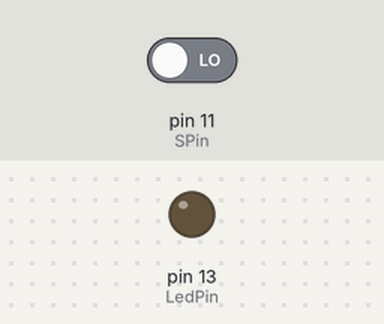
A sketch run on a simulated Arduino Uno, built with avr-gcc and run on an emulated ATmega328P. On the bench: output pins drawn as LEDs (lit = HIGH). The inputs (shaded band) are chosen by the test bench; at power-on: pin 11 (SPin) LOW.

Above: at 1.2 s.
1.3 s: pin 11 (SPin) driven HIGH
At 1.9 s:
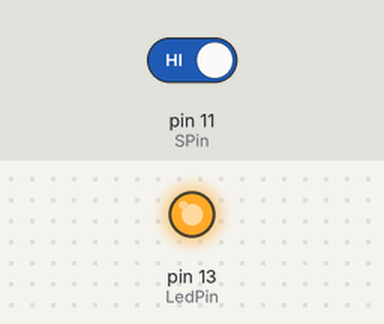
2.8 s: pin 11 (SPin) driven LOW
At 3.1 s:
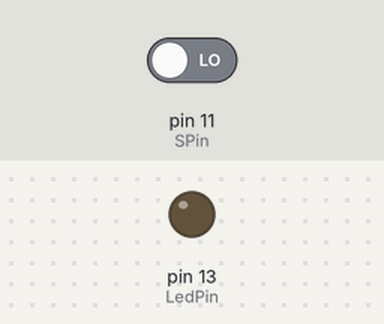
Timing chart, 0 to 5.8 s (numbered marks = the images above; inputs shaded):
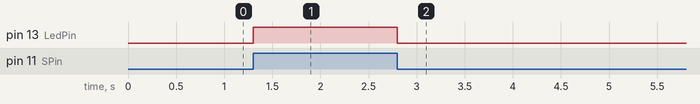

Measured:
- after the input at 1.3 s, pin 13 (LedPin): LOW → HIGH at once
- after the input at 2.8 s, pin 13 (LedPin): HIGH → LOW at once

The sketch:

IR_detector_sensor.ino
```cpp
int SPin = 11;
int LedPin = 13;
int SVal=0;

void setup(){
  pinMode(SPin,INPUT);
  pinMode(LedPin,OUTPUT);
}

void loop(){
  SVal = digitalRead(SPin);
  digitalWrite(LedPin,SVal);
}
```
